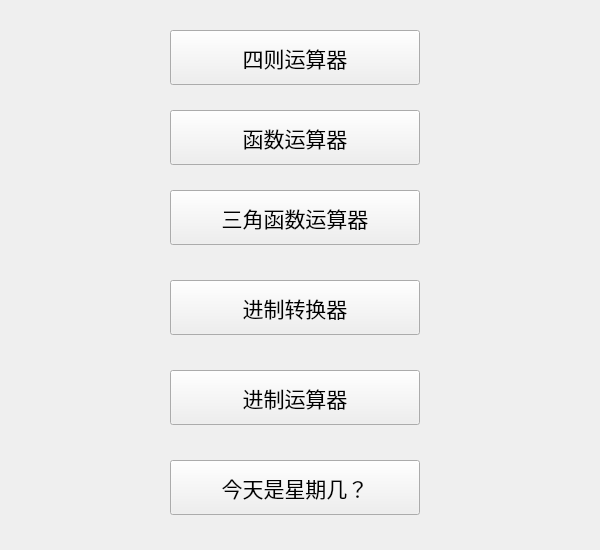
<?xml version="1.0" encoding="UTF-8"?>
<ui version="4.0">
 <class>main_widget</class>
 <widget class="QWidget" name="main_widget">
  <property name="geometry">
   <rect>
    <x>0</x>
    <y>0</y>
    <width>600</width>
    <height>550</height>
   </rect>
  </property>
  <property name="sizePolicy">
   <sizepolicy hsizetype="Preferred" vsizetype="Preferred">
    <horstretch>0</horstretch>
    <verstretch>0</verstretch>
   </sizepolicy>
  </property>
  <property name="minimumSize">
   <size>
    <width>600</width>
    <height>550</height>
   </size>
  </property>
  <property name="maximumSize">
   <size>
    <width>10000</width>
    <height>10000</height>
   </size>
  </property>
  <property name="windowTitle">
   <string>Form</string>
  </property>
  <property name="styleSheet">
   <string notr="true">background-image: url(:/image/big_background.png);
</string>
  </property>
  <widget class="QWidget" name="widget" native="true">
   <property name="geometry">
    <rect>
     <x>0</x>
     <y>-20</y>
     <width>611</width>
     <height>571</height>
    </rect>
   </property>
   <widget class="QPushButton" name="btn_jc">
    <property name="geometry">
     <rect>
      <x>170</x>
      <y>50</y>
      <width>250</width>
      <height>55</height>
     </rect>
    </property>
    <property name="minimumSize">
     <size>
      <width>50</width>
      <height>50</height>
     </size>
    </property>
    <property name="maximumSize">
     <size>
      <width>400</width>
      <height>100</height>
     </size>
    </property>
    <property name="font">
     <font>
      <family>Arial</family>
      <pointsize>16</pointsize>
     </font>
    </property>
    <property name="text">
     <string>四则运算器</string>
    </property>
   </widget>
   <widget class="QPushButton" name="btn_hanshu">
    <property name="geometry">
     <rect>
      <x>170</x>
      <y>130</y>
      <width>250</width>
      <height>55</height>
     </rect>
    </property>
    <property name="minimumSize">
     <size>
      <width>50</width>
      <height>50</height>
     </size>
    </property>
    <property name="maximumSize">
     <size>
      <width>400</width>
      <height>100</height>
     </size>
    </property>
    <property name="font">
     <font>
      <family>Arial</family>
      <pointsize>16</pointsize>
     </font>
    </property>
    <property name="text">
     <string>函数运算器</string>
    </property>
   </widget>
   <widget class="QPushButton" name="btn_trigo">
    <property name="geometry">
     <rect>
      <x>170</x>
      <y>210</y>
      <width>250</width>
      <height>55</height>
     </rect>
    </property>
    <property name="minimumSize">
     <size>
      <width>50</width>
      <height>50</height>
     </size>
    </property>
    <property name="maximumSize">
     <size>
      <width>400</width>
      <height>100</height>
     </size>
    </property>
    <property name="font">
     <font>
      <family>Arial</family>
      <pointsize>16</pointsize>
     </font>
    </property>
    <property name="text">
     <string>三角函数运算器</string>
    </property>
   </widget>
   <widget class="QPushButton" name="btn_jzzh">
    <property name="geometry">
     <rect>
      <x>170</x>
      <y>300</y>
      <width>250</width>
      <height>55</height>
     </rect>
    </property>
    <property name="minimumSize">
     <size>
      <width>50</width>
      <height>50</height>
     </size>
    </property>
    <property name="maximumSize">
     <size>
      <width>400</width>
      <height>100</height>
     </size>
    </property>
    <property name="font">
     <font>
      <family>Arial</family>
      <pointsize>16</pointsize>
     </font>
    </property>
    <property name="text">
     <string>进制转换器</string>
    </property>
   </widget>
   <widget class="QPushButton" name="btn_jzys">
    <property name="geometry">
     <rect>
      <x>170</x>
      <y>390</y>
      <width>250</width>
      <height>55</height>
     </rect>
    </property>
    <property name="minimumSize">
     <size>
      <width>50</width>
      <height>50</height>
     </size>
    </property>
    <property name="maximumSize">
     <size>
      <width>400</width>
      <height>100</height>
     </size>
    </property>
    <property name="font">
     <font>
      <family>Arial</family>
      <pointsize>16</pointsize>
     </font>
    </property>
    <property name="text">
     <string>进制运算器</string>
    </property>
   </widget>
   <widget class="QPushButton" name="btn_week">
    <property name="geometry">
     <rect>
      <x>170</x>
      <y>480</y>
      <width>250</width>
      <height>55</height>
     </rect>
    </property>
    <property name="minimumSize">
     <size>
      <width>50</width>
      <height>50</height>
     </size>
    </property>
    <property name="maximumSize">
     <size>
      <width>400</width>
      <height>100</height>
     </size>
    </property>
    <property name="font">
     <font>
      <family>Arial</family>
      <pointsize>16</pointsize>
     </font>
    </property>
    <property name="text">
     <string>今天是星期几？</string>
    </property>
   </widget>
  </widget>
 </widget>
 <resources/>
 <connections/>
</ui>
